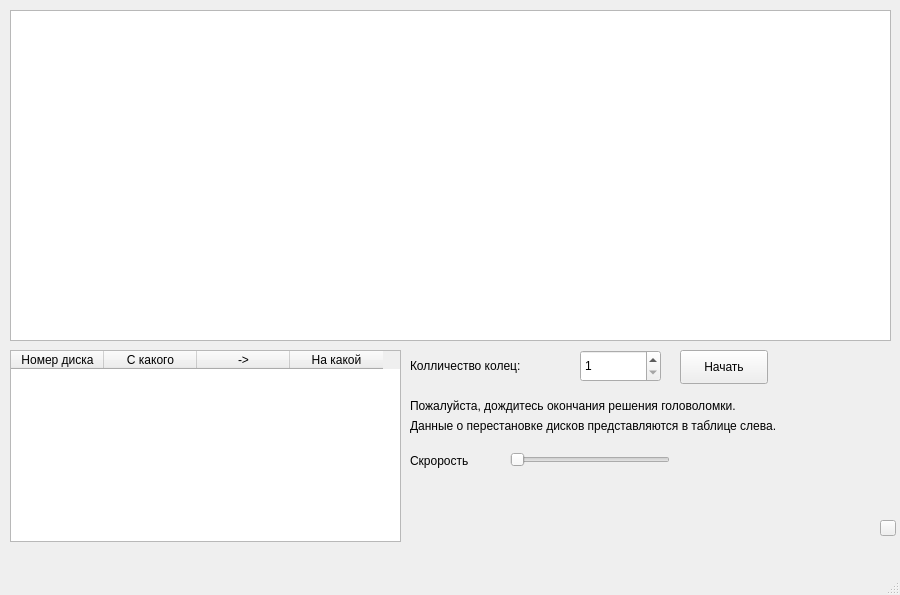
<?xml version="1.0" encoding="UTF-8"?>
<ui version="4.0">
 <class>MainWindow</class>
 <widget class="QMainWindow" name="MainWindow">
  <property name="geometry">
   <rect>
    <x>0</x>
    <y>0</y>
    <width>900</width>
    <height>595</height>
   </rect>
  </property>
  <property name="minimumSize">
   <size>
    <width>900</width>
    <height>595</height>
   </size>
  </property>
  <property name="maximumSize">
   <size>
    <width>900</width>
    <height>595</height>
   </size>
  </property>
  <property name="windowTitle">
   <string>MainWindow</string>
  </property>
  <widget class="QWidget" name="centralwidget">
   <widget class="QGraphicsView" name="graphicsView">
    <property name="geometry">
     <rect>
      <x>10</x>
      <y>10</y>
      <width>881</width>
      <height>331</height>
     </rect>
    </property>
   </widget>
   <widget class="QPushButton" name="pushButton">
    <property name="geometry">
     <rect>
      <x>680</x>
      <y>350</y>
      <width>88</width>
      <height>34</height>
     </rect>
    </property>
    <property name="text">
     <string>Начать</string>
    </property>
   </widget>
   <widget class="QPushButton" name="party">
    <property name="geometry">
     <rect>
      <x>880</x>
      <y>520</y>
      <width>16</width>
      <height>16</height>
     </rect>
    </property>
    <property name="text">
     <string/>
    </property>
   </widget>
   <widget class="QSpinBox" name="spinBox">
    <property name="geometry">
     <rect>
      <x>580</x>
      <y>350</y>
      <width>81</width>
      <height>32</height>
     </rect>
    </property>
    <property name="minimum">
     <number>1</number>
    </property>
    <property name="maximum">
     <number>10</number>
    </property>
   </widget>
   <widget class="QTableWidget" name="tableWidget">
    <property name="geometry">
     <rect>
      <x>10</x>
      <y>350</y>
      <width>391</width>
      <height>192</height>
     </rect>
    </property>
    <property name="editTriggers">
     <set>QAbstractItemView::NoEditTriggers</set>
    </property>
    <attribute name="horizontalHeaderDefaultSectionSize">
     <number>93</number>
    </attribute>
    <column>
     <property name="text">
      <string>Номер диска</string>
     </property>
    </column>
    <column>
     <property name="text">
      <string>С какого</string>
     </property>
    </column>
    <column>
     <property name="text">
      <string>-&gt;</string>
     </property>
    </column>
    <column>
     <property name="text">
      <string>На какой</string>
     </property>
    </column>
   </widget>
   <widget class="QLabel" name="label">
    <property name="geometry">
     <rect>
      <x>410</x>
      <y>350</y>
      <width>151</width>
      <height>31</height>
     </rect>
    </property>
    <property name="text">
     <string>Колличество колец:</string>
    </property>
   </widget>
   <widget class="QLabel" name="label_2">
    <property name="geometry">
     <rect>
      <x>560</x>
      <y>350</y>
      <width>31</width>
      <height>31</height>
     </rect>
    </property>
    <property name="text">
     <string/>
    </property>
   </widget>
   <widget class="QLabel" name="label_3">
    <property name="geometry">
     <rect>
      <x>410</x>
      <y>390</y>
      <width>381</width>
      <height>31</height>
     </rect>
    </property>
    <property name="text">
     <string>Пожалуйста, дождитесь окончания решения головоломки.</string>
    </property>
   </widget>
   <widget class="QLabel" name="label_4">
    <property name="geometry">
     <rect>
      <x>410</x>
      <y>410</y>
      <width>421</width>
      <height>31</height>
     </rect>
    </property>
    <property name="text">
     <string>Данные о перестановке дисков представляются в таблице слева.</string>
    </property>
   </widget>
   <widget class="QSlider" name="horizontalSlider">
    <property name="geometry">
     <rect>
      <x>510</x>
      <y>450</y>
      <width>160</width>
      <height>20</height>
     </rect>
    </property>
    <property name="maximum">
     <number>999</number>
    </property>
    <property name="orientation">
     <enum>Qt::Horizontal</enum>
    </property>
   </widget>
   <widget class="QLabel" name="label_5">
    <property name="geometry">
     <rect>
      <x>410</x>
      <y>450</y>
      <width>81</width>
      <height>21</height>
     </rect>
    </property>
    <property name="text">
     <string>Скрорость</string>
    </property>
   </widget>
   <widget class="QLabel" name="label_6">
    <property name="geometry">
     <rect>
      <x>680</x>
      <y>450</y>
      <width>71</width>
      <height>21</height>
     </rect>
    </property>
    <property name="text">
     <string/>
    </property>
   </widget>
   <zorder>label_2</zorder>
   <zorder>graphicsView</zorder>
   <zorder>pushButton</zorder>
   <zorder>party</zorder>
   <zorder>spinBox</zorder>
   <zorder>tableWidget</zorder>
   <zorder>label</zorder>
   <zorder>label_3</zorder>
   <zorder>label_4</zorder>
   <zorder>horizontalSlider</zorder>
   <zorder>label_5</zorder>
   <zorder>label_6</zorder>
  </widget>
  <widget class="QMenuBar" name="menubar">
   <property name="geometry">
    <rect>
     <x>0</x>
     <y>0</y>
     <width>900</width>
     <height>22</height>
    </rect>
   </property>
  </widget>
  <widget class="QStatusBar" name="statusbar"/>
 </widget>
 <resources/>
 <connections/>
</ui>
